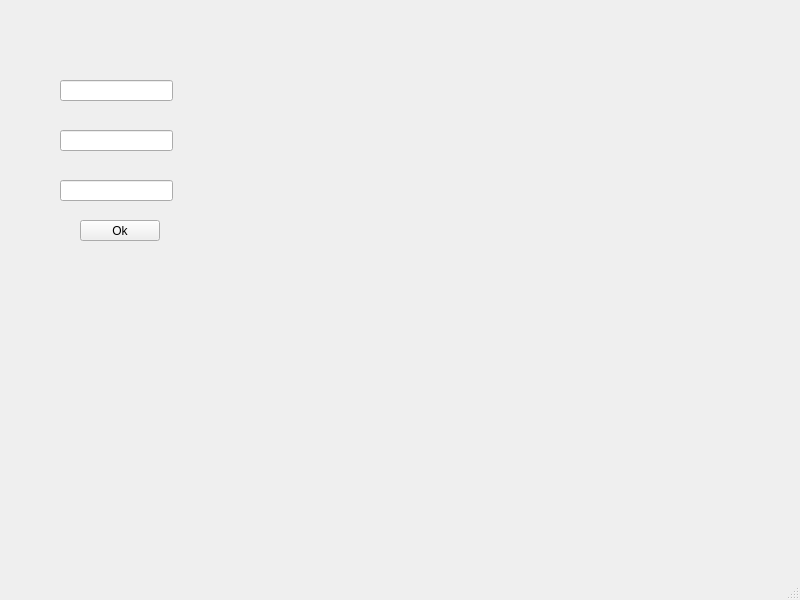
<?xml version="1.0" encoding="UTF-8"?>
<ui version="4.0">
 <class>MainWindow</class>
 <widget class="QMainWindow" name="MainWindow">
  <property name="geometry">
   <rect>
    <x>0</x>
    <y>0</y>
    <width>800</width>
    <height>600</height>
   </rect>
  </property>
  <property name="windowTitle">
   <string>MainWindow</string>
  </property>
  <widget class="QWidget" name="centralwidget">
   <widget class="QLineEdit" name="imie">
    <property name="geometry">
     <rect>
      <x>60</x>
      <y>80</y>
      <width>113</width>
      <height>21</height>
     </rect>
    </property>
   </widget>
   <widget class="QLineEdit" name="nazwisko">
    <property name="geometry">
     <rect>
      <x>60</x>
      <y>130</y>
      <width>113</width>
      <height>21</height>
     </rect>
    </property>
   </widget>
   <widget class="QLineEdit" name="miasto">
    <property name="geometry">
     <rect>
      <x>60</x>
      <y>180</y>
      <width>113</width>
      <height>21</height>
     </rect>
    </property>
   </widget>
   <widget class="QPushButton" name="ok">
    <property name="geometry">
     <rect>
      <x>80</x>
      <y>220</y>
      <width>80</width>
      <height>21</height>
     </rect>
    </property>
    <property name="text">
     <string>Ok</string>
    </property>
   </widget>
   <widget class="QLabel" name="wynik">
    <property name="geometry">
     <rect>
      <x>230</x>
      <y>80</y>
      <width>171</width>
      <height>181</height>
     </rect>
    </property>
    <property name="text">
     <string/>
    </property>
    <property name="alignment">
     <set>Qt::AlignHCenter|Qt::AlignTop</set>
    </property>
   </widget>
  </widget>
  <widget class="QMenuBar" name="menubar">
   <property name="geometry">
    <rect>
     <x>0</x>
     <y>0</y>
     <width>800</width>
     <height>20</height>
    </rect>
   </property>
  </widget>
  <widget class="QStatusBar" name="statusbar"/>
 </widget>
 <resources/>
 <connections/>
</ui>
